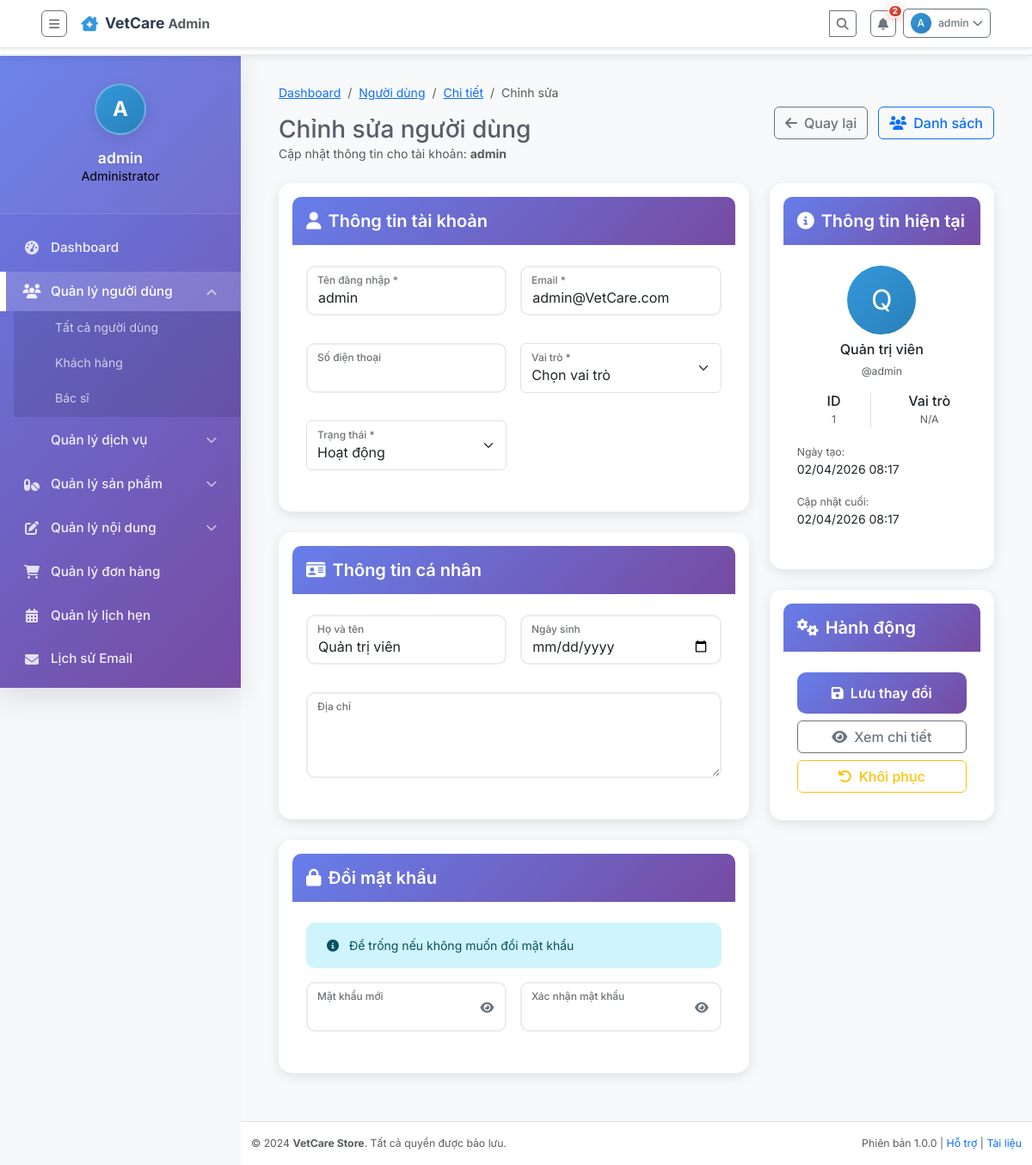
The page /admin/user-edit.php?id=1 (signed in) on the database its author committed.
### tables this page shows
CREATE TABLE users (
    user_id INT AUTO_INCREMENT PRIMARY KEY,
    username VARCHAR(50) UNIQUE NOT NULL,
    email VARCHAR(100) UNIQUE NOT NULL,
    phone_number VARCHAR(15) UNIQUE,
    password VARCHAR(255) NOT NULL,
    role_id INT NOT NULL DEFAULT 2,
    status ENUM('active', 'inactive', 'suspended') DEFAULT 'active',
    created_at TIMESTAMP DEFAULT CURRENT_TIMESTAMP,
    updated_at TIMESTAMP DEFAULT CURRENT_TIMESTAMP ON UPDATE CURRENT_TIMESTAMP,
    FOREIGN KEY (role_id) REFERENCES roles(role_id)
);

CREATE TABLE users_info (
    id INT AUTO_INCREMENT PRIMARY KEY,
    user_id INT NOT NULL,
    full_name VARCHAR(100),
    gender ENUM('Nam', 'Nữ', 'Khác'),
    date_of_birth DATE,
    phone VARCHAR(15),
    profile_picture VARCHAR(255),
    created_at TIMESTAMP DEFAULT CURRENT_TIMESTAMP,
    updated_at TIMESTAMP DEFAULT CURRENT_TIMESTAMP ON UPDATE CURRENT_TIMESTAMP,
    FOREIGN KEY (user_id) REFERENCES users(user_id) ON DELETE CASCADE
);

### admin/user-edit.php (the view, shortened to what this page needs)
<?php
require_once '../includes/db.php';
$user_id = (int)($_GET['id'] ?? 0);
$user = null;
$user_info = null;
try {
    $user_result = $conn->query("SELECT * FROM users WHERE user_id = $user_id");
    if ($user_result && $user_result->num_rows > 0) {
        $user = $user_result->fetch_assoc();
    } else {
        header('Location: users.php?error=not_found');
        exit();
    }
} catch (Exception $e) {
    header('Location: users.php?error=database_error');
    exit();
}
try {
    $user_info_result = $conn->query("SELECT * FROM users_info WHERE user_id = $user_id");
    if ($user_info_result && $user_info_result->num_rows > 0) {
        $user_info = $user_info_result->fetch_assoc();
    }
} catch (Exception $e) {
}
$current_role = null;
?>
<!DOCTYPE html>
<html lang="vi">
<head>
    <link href="https://cdn.jsdelivr.net/npm/bootstrap@5.3.0/dist/css/bootstrap.min.css" rel="stylesheet">
    <link href="https://cdnjs.cloudflare.com/ajax/libs/font-awesome/6.4.0/css/all.min.css" rel="stylesheet">
    <link href="assets/css/admin.css" rel="stylesheet">
    <link href="assets/css/sidebar.css" rel="stylesheet">
    <link href="assets/css/header.css" rel="stylesheet">
</head>
<body>
    <?php include 'includes/headeradmin.php'; ?>
    <?php include 'includes/sidebaradmin.php'; ?>
    <main class="main-content">
        <div class="container-fluid">
            <div class="d-flex justify-content-between align-items-center mb-4">
                <div>
                    <nav aria-label="breadcrumb">
                        <ol class="breadcrumb">
                            <li class="breadcrumb-item"><a href="dashboard.php">Dashboard</a></li>
                            <li class="breadcrumb-item"><a href="users.php">Người dùng</a></li>
                            <li class="breadcrumb-item"><a href="user-view.php?id=<?= $user_id ?>">Chi tiết</a></li>
                            <li class="breadcrumb-item active">Chỉnh sửa</li>
                        </ol>
                    </nav>
                    <h1 class="h3 mb-0 text-gray-800">Chỉnh sửa người dùng</h1>
                    <p class="text-muted mb-0">Cập nhật thông tin cho tài khoản: <strong><?= htmlspecialchars($user['username']) ?></strong></p>
                </div>
                <div>
                    <a href="user-view.php?id=<?= $user_id ?>" class="btn btn-outline-secondary me-2">
                        <i class="fas fa-arrow-left me-2"></i>Quay lại
                    </a>
                    <a href="users.php" class="btn btn-outline-primary">
                        <i class="fas fa-users me-2"></i>Danh sách
                    </a>
                </div>
            </div>
            <form method="POST" id="userEditForm" novalidate>
                <div class="row">
                    <div class="col-lg-8">
                        <div class="card form-card mb-4">
                            <div class="card-body">
                                <div class="form-section">
                                    <h5><i class="fas fa-user me-2"></i>Thông tin tài khoản</h5>
                                </div>
                                <div class="row g-3">
                                    <div class="col-md-6">
                                        <div class="form-floating">
                                            <input type="text" class="form-control" id="username" name="username"
                                                   value="<?= htmlspecialchars($user['username']) ?>" required>
                                            <label for="username">Tên đăng nhập *</label>
                                        </div>
                                    </div>
                                    <div class="col-md-6">
                                        <div class="form-floating">
                                            <input type="email" class="form-control" id="email" name="email"
                                                   value="<?= htmlspecialchars($user['email']) ?>" required>
                                            <label for="email">Email *</label>
                                        </div>
                                    </div>
                                    <div class="col-md-6">
                                        <div class="form-floating">
                                            <input type="tel" class="form-control" id="phone" name="phone"
                                                   value="<?= htmlspecialchars($user['phone'] ?? '') ?>" pattern="[0-9]{10,11}">
                                            <label for="phone">Số điện thoại</label>
                                        </div>
                                    </div>
                                    <div class="col-md-6">
                                        <div class="form-floating">
                                            <select class="form-select" id="role_id" name="role_id" required>
                                                <option value="">Chọn vai trò</option>
                                            </select>
                                            <label for="role_id">Vai trò *</label>
                                        </div>
                                    </div>
                                    <div class="col-md-6">
                                        <div class="form-floating">
                                            <select class="form-select" id="status" name="status" required>
                                                <option value="active" <?= $user['status'] == 'active' ? 'selected' : '' ?>>
                                                    Hoạt động
                                                </option>
                                            </select>
                                            <label for="status">Trạng thái *</label>
                                        </div>
                                    </div>
                                </div>
                            </div>
                        </div>
                        <div class="card form-card mb-4">
                            <div class="card-body">
                                <div class="form-section">
                                    <h5><i class="fas fa-id-card me-2"></i>Thông tin cá nhân</h5>
                                </div>
                                <div class="row g-3">
                                    <div class="col-md-6">
                                        <div class="form-floating">
                                            <input type="text" class="form-control" id="full_name" name="full_name"
                                                   value="<?= htmlspecialchars($user_info['full_name'] ?? '') ?>">
                                            <label for="full_name">Họ và tên</label>
                                        </div>
                                    </div>
                                    <div class="col-md-6">
                                        <div class="form-floating">
                                            <input type="date" class="form-control" id="date_of_birth" name="date_of_birth"
                                                   value="<?= htmlspecialchars($user_info['date_of_birth'] ?? '') ?>">
                                            <label for="date_of_birth">Ngày sinh</label>
                                        </div>
                                    </div>
                                    <div class="col-12">
                                        <div class="form-floating">
                                            <textarea class="form-control" id="address" name="address"
                                                      style="height: 100px"><?= htmlspecialchars($user_info['address'] ?? '') ?></textarea>
                                            <label for="address">Địa chỉ</label>
                                        </div>
                                    </div>
                                </div>
                            </div>
                        </div>
                        <div class="card form-card mb-4">
                            <div class="card-body">
                                <div class="form-section">
                                    <h5><i class="fas fa-lock me-2"></i>Đổi mật khẩu</h5>
                                </div>
                                <div class="alert alert-info">
                                    <i class="fas fa-info-circle me-2"></i>
                                    Để trống nếu không muốn đổi mật khẩu
                                </div>
                                <div class="row g-3">
                                    <div class="col-md-6">
                                        <div class="form-floating">
                                            <input type="password" class="form-control" id="new_password" name="new_password"
                                                   minlength="6">
                                            <label for="new_password">Mật khẩu mới</label>
                                            <button type="button" class="password-toggle" onclick="togglePassword('new_password')">
                                                <i class="fas fa-eye"></i>
                                            </button>
                                        </div>
                                    </div>
                                    <div class="col-md-6">
                                        <div class="form-floating">
                                            <input type="password" class="form-control" id="confirm_password" name="confirm_password"
                                                   minlength="6">
                                            <label for="confirm_password">Xác nhận mật khẩu</label>
                                            <button type="button" class="password-toggle" onclick="togglePassword('confirm_password')">
                                                <i class="fas fa-eye"></i>
                                            </button>
                                        </div>
                                    </div>
                                </div>
                            </div>
                        </div>
                    </div>
                    <div class="col-lg-4">
                        <div class="card form-card mb-4">
                            <div class="card-body">
                                <div class="form-section">
                                    <h5><i class="fas fa-info-circle me-2"></i>Thông tin hiện tại</h5>
                                </div>
                                <div class="text-center mb-3">
                                    <div class="user-avatar bg-primary text-white rounded-circle mx-auto mb-2"
                                         style="width: 80px; height: 80px; display: flex; align-items: center; justify-content: center; font-size: 2rem;">
                                        <?= strtoupper(substr(($user_info['full_name'] ?? null) ?: $user['username'], 0, 1)) ?>
                                    </div>
                                    <h6 class="mb-1"><?= htmlspecialchars(($user_info['full_name'] ?? null) ?: $user['username']) ?></h6>
                                    <small class="text-muted">@<?= htmlspecialchars($user['username']) ?></small>
                                </div>
                                <div class="row text-center mb-3">
                                    <div class="col-6">
                                        <div class="border-end">
                                            <div class="h6 mb-0">ID</div>
                                            <small class="text-muted"><?= $user['user_id'] ?></small>
                                        </div>
                                    </div>
                                    <div class="col-6">
                                        <div class="h6 mb-0">Vai trò</div>
                                        <small class="text-muted"><?= htmlspecialchars($current_role['role_name'] ?? 'N/A') ?></small>
                                    </div>
                                </div>
                                <div class="mb-3">
                                    <small class="text-muted">Ngày tạo:</small><br>
                                    <span><?= date('d/m/Y H:i', strtotime($user['created_at'])) ?></span>
                                </div>
                                <div class="mb-3">
                                    <small class="text-muted">Cập nhật cuối:</small><br>
                                    <span><?= date('d/m/Y H:i', strtotime($user['updated_at'])) ?></span>
                                </div>
                            </div>
                        </div>
                        <div class="card form-card">
                            <div class="card-body">
                                <div class="form-section">
                                    <h5><i class="fas fa-cogs me-2"></i>Hành động</h5>
                                </div>
                                <div class="d-grid gap-2">
                                    <button type="submit" class="btn btn-gradient text-white">
                                        <i class="fas fa-save me-2"></i>Lưu thay đổi
                                    </button>
                                    <a href="user-view.php?id=<?= $user_id ?>" class="btn btn-outline-secondary">
                                        <i class="fas fa-eye me-2"></i>Xem chi tiết
                                    </a>
                                    <button type="button" class="btn btn-outline-warning" onclick="resetForm()">
                                        <i class="fas fa-undo me-2"></i>Khôi phục
                                    </button>
                                </div>
                            </div>
                        </div>
                    </div>
                </div>
            </form>
        </div>
    </main>
    <?php include 'includes/footer.php'; ?>
</body>
</html>

### rows shown on the page
users: username "admin", email "admin@VetCare.com", status "Hoạt động", user_id "1", created_at "02/04/2026 08:17", updated_at "02/04/2026 08:17"
users_info: full_name "Quản trị viên", full_name "Q"

### other values the page prints
substr($_SESSION['full_name'] ?? $_SESSION['username'], 0, 1) "A"
$_SESSION['full_name'] "admin"
substr($_SESSION['full_name'] ?? $_SESSION['username'] ?? 'A', 0, 1) "A"
$current_role['role_name'] "N/A"
